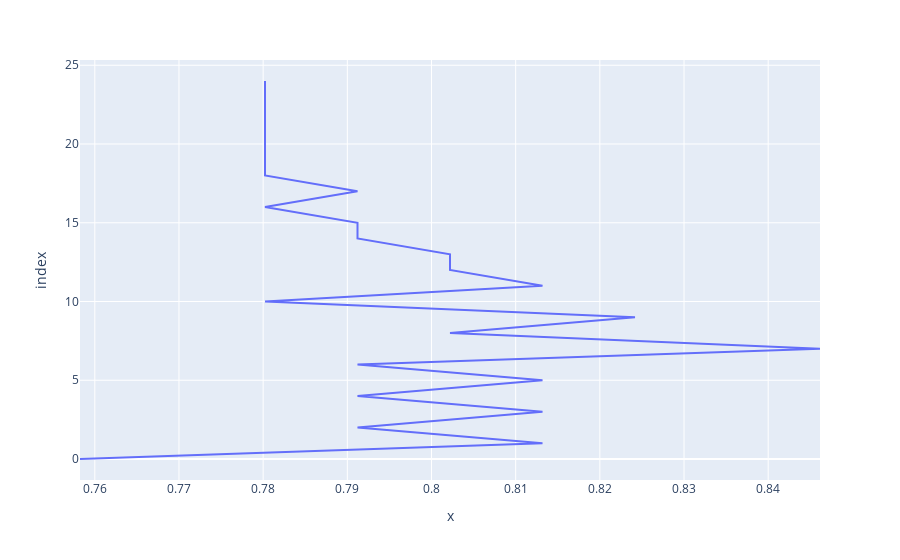

The notebook cell this image was saved under:
### Code cell
px.line(k_range,scores_list)

### Figure 1 — Plotly figure (JSON) as saved in the notebook; plotly's stock layout.template omitted (floating-point values rounded to 4 significant figures)
{"data": [{"hovertemplate": "x=%{x}<br>index=%{y}<extra></extra>", "legendgroup": "", "line": {"color": "#636efa", "dash": "solid"}, "mode": "lines", "name": "", "orientation": "h", "showlegend": false, "type": "scatter", "x": [0.7582, 0.8132, 0.7912, 0.8132, 0.7912, 0.8132, 0.7912, 0.8462, 0.8022, 0.8242, 0.7802, 0.8132, 0.8022, 0.8022, 0.7912, 0.7912, 0.7802, 0.7912, 0.7802, 0.7802, 0.7802, 0.7802, 0.7802, 0.7802, 0.7802], "xaxis": "x", "y": [0, 1, 2, 3, 4, 5, 6, 7, 8, 9, 10, 11, 12, 13, 14, 15, 16, 17, 18, 19, 20, 21, 22, 23, 24], "yaxis": "y"}], "layout": {"legend": {"tracegroupgap": 0}, "margin": {"t": 60}, "xaxis": {"anchor": "y", "domain": [0, 1], "title": {"text": "x"}}, "yaxis": {"anchor": "x", "domain": [0, 1], "title": {"text": "index"}}}}
